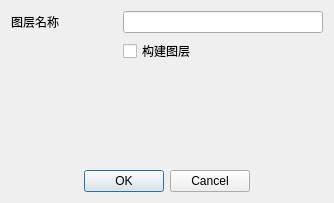
<?xml version="1.0" encoding="UTF-8"?>
<ui version="4.0">
 <class>QG_LayerDialog</class>
 <widget class="QDialog" name="QG_LayerDialog">
  <property name="geometry">
   <rect>
    <x>0</x>
    <y>0</y>
    <width>334</width>
    <height>203</height>
   </rect>
  </property>
  <property name="baseSize">
   <size>
    <width>0</width>
    <height>0</height>
   </size>
  </property>
  <property name="windowTitle">
   <string>Layer Settings</string>
  </property>
  <property name="sizeGripEnabled">
   <bool>false</bool>
  </property>
  <layout class="QVBoxLayout" name="verticalLayout">
   <item>
    <layout class="QHBoxLayout" name="horizontalLayout">
     <item>
      <widget class="QLabel" name="lName">
       <property name="frameShape">
        <enum>QFrame::NoFrame</enum>
       </property>
       <property name="frameShadow">
        <enum>QFrame::Plain</enum>
       </property>
       <property name="text">
        <string>图层名称</string>
       </property>
       <property name="wordWrap">
        <bool>false</bool>
       </property>
      </widget>
     </item>
     <item>
      <spacer name="spacer87">
       <property name="orientation">
        <enum>Qt::Horizontal</enum>
       </property>
       <property name="sizeType">
        <enum>QSizePolicy::Expanding</enum>
       </property>
       <property name="sizeHint" stdset="0">
        <size>
         <width>5</width>
         <height>16</height>
        </size>
       </property>
      </spacer>
     </item>
     <item>
      <widget class="QLineEdit" name="leName">
       <property name="minimumSize">
        <size>
         <width>200</width>
         <height>0</height>
        </size>
       </property>
       <property name="text">
        <string/>
       </property>
      </widget>
     </item>
    </layout>
   </item>
   <item>
    <layout class="QHBoxLayout" name="horizontalLayout_2">
     <item>
      <spacer name="horizontalSpacer">
       <property name="orientation">
        <enum>Qt::Horizontal</enum>
       </property>
       <property name="sizeHint" stdset="0">
        <size>
         <width>40</width>
         <height>20</height>
        </size>
       </property>
      </spacer>
     </item>
     <item>
      <widget class="QCheckBox" name="cbConstructionLayer">
       <property name="minimumSize">
        <size>
         <width>200</width>
         <height>0</height>
        </size>
       </property>
       <property name="toolTip">
        <string>A Construction Layer has entities of infinite straight lines intended to be used for geometric construction.
The contents of a Construction Layer should not appear in printout.</string>
       </property>
       <property name="text">
        <string>构建图层</string>
       </property>
      </widget>
     </item>
    </layout>
   </item>
   <item>
    <widget class="QG_WidgetPen" name="wPen" native="true"/>
   </item>
   <item>
    <layout class="QHBoxLayout" name="horizontalLayout_3">
     <item>
      <spacer name="horizontalSpacer_3">
       <property name="orientation">
        <enum>Qt::Horizontal</enum>
       </property>
       <property name="sizeHint" stdset="0">
        <size>
         <width>40</width>
         <height>20</height>
        </size>
       </property>
      </spacer>
     </item>
     <item>
      <widget class="QDialogButtonBox" name="buttonBox">
       <property name="standardButtons">
        <set>QDialogButtonBox::Cancel|QDialogButtonBox::Ok</set>
       </property>
      </widget>
     </item>
     <item>
      <spacer name="horizontalSpacer_2">
       <property name="orientation">
        <enum>Qt::Horizontal</enum>
       </property>
       <property name="sizeHint" stdset="0">
        <size>
         <width>40</width>
         <height>20</height>
        </size>
       </property>
      </spacer>
     </item>
    </layout>
   </item>
  </layout>
 </widget>
 <layoutdefault spacing="6" margin="11"/>
 <customwidgets>
  <customwidget>
   <class>QG_WidgetPen</class>
   <extends>QWidget</extends>
   <header>qg_widgetpen.h</header>
  </customwidget>
 </customwidgets>
 <resources/>
 <connections>
  <connection>
   <sender>buttonBox</sender>
   <signal>rejected()</signal>
   <receiver>QG_LayerDialog</receiver>
   <slot>reject()</slot>
   <hints>
    <hint type="sourcelabel">
     <x>126</x>
     <y>186</y>
    </hint>
    <hint type="destinationlabel">
     <x>20</x>
     <y>20</y>
    </hint>
   </hints>
  </connection>
  <connection>
   <sender>buttonBox</sender>
   <signal>accepted()</signal>
   <receiver>QG_LayerDialog</receiver>
   <slot>validate()</slot>
   <hints>
    <hint type="sourcelabel">
     <x>126</x>
     <y>186</y>
    </hint>
    <hint type="destinationlabel">
     <x>20</x>
     <y>20</y>
    </hint>
   </hints>
  </connection>
 </connections>
</ui>
